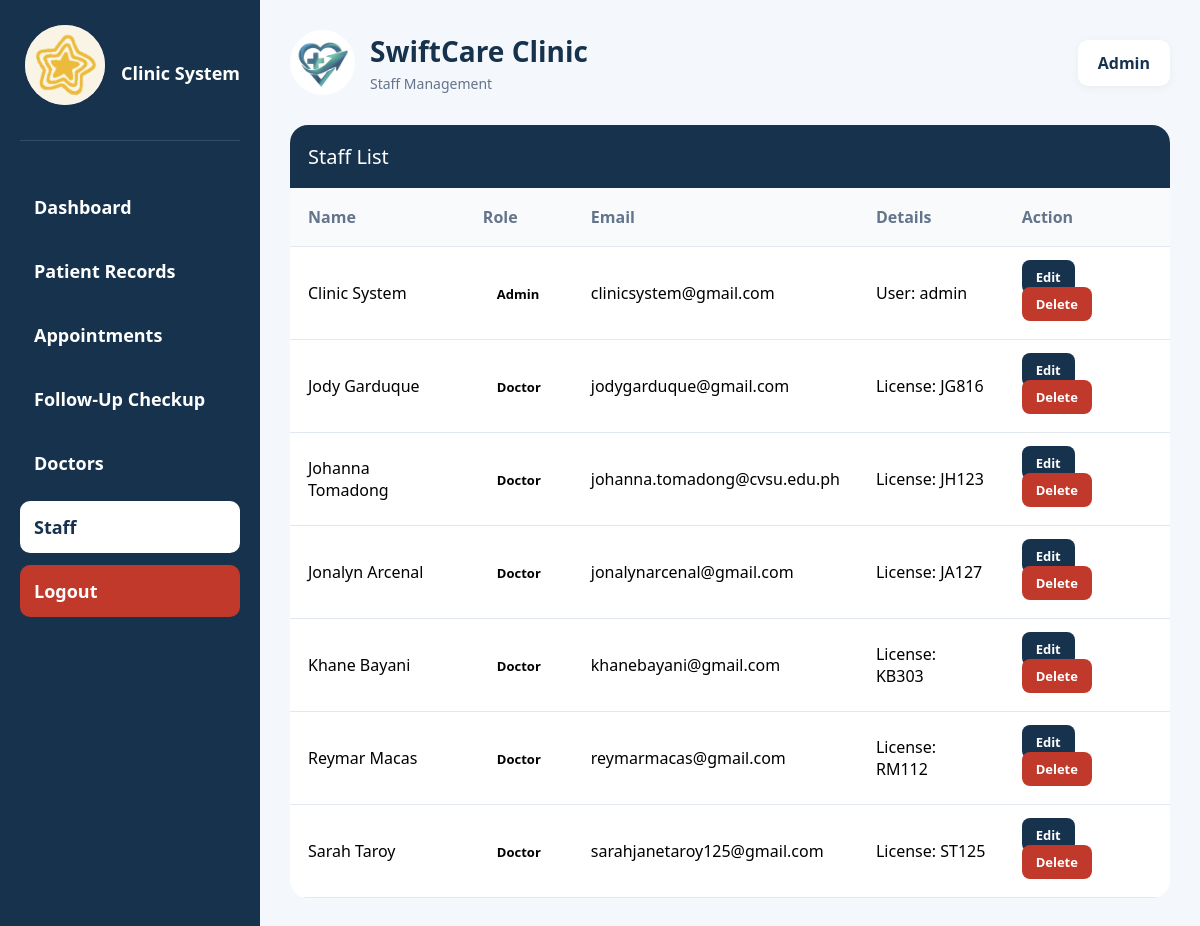
Page /view/admin/admin_staff.php (signed in) on the earlier database version.
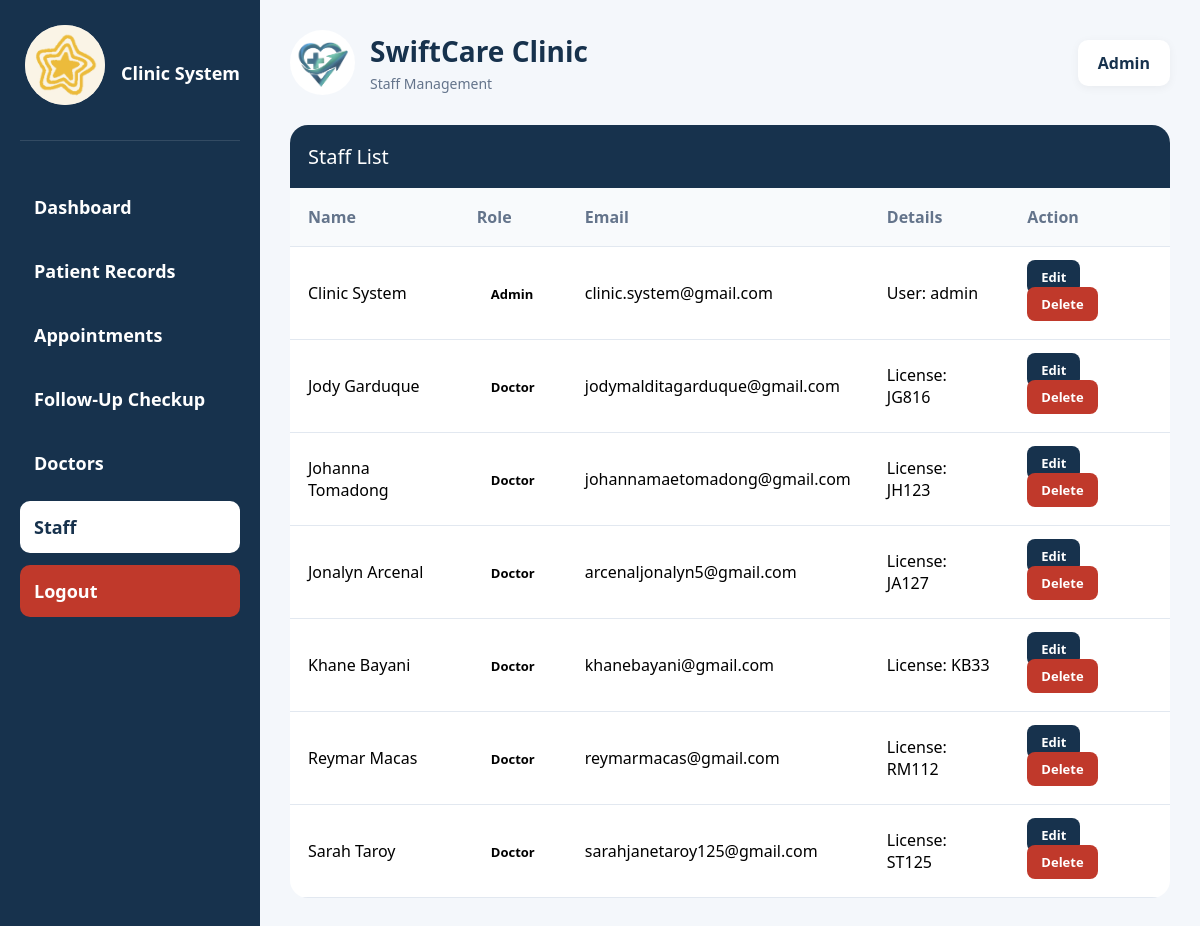
Same page on the later database version.
### tables this page shows
CREATE TABLE `users` (
  `id` int(11) NOT NULL,
  `role` enum('admin','doctor','patient') NOT NULL,
  `first_name` varchar(100) NOT NULL,
  `last_name` varchar(100) NOT NULL,
  `email` varchar(100) NOT NULL,
  `username` varchar(100) DEFAULT NULL,
  `license_number` varchar(50) DEFAULT NULL,
  `schedule_days` varchar(200) DEFAULT NULL,
  `schedule_time_start` varchar(20) DEFAULT NULL,
  `schedule_time_end` varchar(20) DEFAULT NULL,
  `profile_photo` varchar(255) DEFAULT NULL,
  `password` varchar(255) NOT NULL,
  `created_at` timestamp NOT NULL DEFAULT current_timestamp()
);

### model/User.php (called while the page is built, shortened)
<?php
class User {
    private $conn;
    function __construct($db){
        $this->conn = $db;
    }
    function getAllUsers(){
        $query = "SELECT * FROM users ORDER BY role, first_name ASC";
        $stmt = $this->conn->prepare($query);
        $stmt->execute();
        return $stmt;
    }
    function getUserById($id){
        $query = "SELECT * FROM users WHERE id = :id";
        $stmt = $this->conn->prepare($query);
        $stmt->bindParam(":id", $id);
        $stmt->execute();
        return $stmt->fetch(PDO::FETCH_ASSOC);
    }
}

### view/admin/admin_staff.php (the view, shortened to what this page needs)
<?php
require_once 'C:\xampp\htdocs\clinic1\model\User.php';
$database = new Database();
$conn = $database->connect();
$user = new User($conn);
$user_info = $user->getUserById($_SESSION['user_id']);
$users_result = $user->getAllUsers();
$edit_mode = isset($_GET['edit']) && $_GET['edit'] == 1;
$edit_id = $_GET['edit_id'] ?? 0;
$edit_user = $edit_id ? $user->getUserById($edit_id) : null;
?>
<!DOCTYPE html>
<html lang="en">
<head>
    <link rel="stylesheet" href="../css/admin_dashboard.css">
    <link rel="stylesheet" href="../css/admin_patients.css">
    <link rel="stylesheet" href="../css/admin_add_view.css">
    <link rel="stylesheet" href="../css/admin_appointment.css">
</head>
<body>
<div class="dashboard-container">
    <aside class="sidebar">
        <div class="sidebar-top">
            <?php if(!empty($user_info['profile_photo'])): ?>
            <img src="../../uploads/<?php echo $user_info['profile_photo']; ?>" class="profile-circle" style="object-fit: cover;">
            <?php else: ?>
            <div class="profile-circle"></div>
            <?php endif; ?>
            <div class="profile-name">
                <h2><?php echo $_SESSION['name']; ?></h2>
            </div>
        </div>
        <nav class="sidebar-menu">
            <a href="http://localhost/clinic1/view/admin/admin_dashboard.php" class="menu-item">Dashboard</a>
            <a href="http://localhost/clinic1/view/admin/admin_patientRecord.php" class="menu-item">Patient Records</a>
            <a href="http://localhost/clinic1/view/admin/admin_appointments.php" class="menu-item">Appointments</a>
            <a href="http://localhost/clinic1/view/admin/admin_followup.php" class="menu-item">Follow-Up Checkup</a>
            <a href="http://localhost/clinic1/view/admin/admin_doctors.php" class="menu-item">Doctors</a>
            <a href="http://localhost/clinic1/view/admin/admin_staff.php" class="menu-item active">Staff</a>
            <a href="http://localhost/clinic1/controller/logoutController.php" class="menu-item logout-btn" onclick="return confirm('Logout?')">Logout</a>
        </nav>
    </aside>
    <main class="main-content">
        <header class="topbar">
            <div class="topbar-left">
                <img src="http://localhost/clinic1/logo.jpg" class="clinic-logo">
                <div class="clinic-text">
                    <h1>SwiftCare Clinic</h1>
                    <p><?php echo $edit_mode ? 'Edit User' : 'Staff Management'; ?></p>
                </div>
            </div>
            <div class="admin-box">Admin</div>
        </header>
        <section class="table-section">
            <div class="section-header">
                <?php echo $edit_mode ? 'Edit User' : 'Staff List'; ?>
            </div>
            <?php if ($edit_mode && $edit_user): ?>
            <form method="POST" action="http://localhost/clinic1/controller/UserController.php" class="appointment-body">
                <input type="hidden" name="id" value="<?php echo $edit_id; ?>">
                <input type="hidden" name="role" value="<?php echo $edit_user['role']; ?>">
                <div class="form-group">
                    <label>Role</label>
                    <input type="text" value="<?php echo ucfirst($edit_user['role']); ?>" disabled style="background:#f1f5f9;color:#64748b;cursor:not-allowed;border:1px solid #cbd5e1;">
                </div>
                <div class="form-group">
                    <label>First Name <span style="color:red">*</span></label>
                    <input type="text" name="first_name" value="<?php echo $edit_user['first_name']; ?>" required>
                </div>
                <div class="form-group">
                    <label>Last Name <span style="color:red">*</span></label>
                    <input type="text" name="last_name" value="<?php echo $edit_user['last_name']; ?>" required>
                </div>
                <div class="form-group">
                    <label>Email <span style="color:red">*</span></label>
                    <input type="email" name="email" value="<?php echo $edit_user['email']; ?>" required>
                </div>
                <?php if($edit_user['role'] == 'admin'): ?>
                <div class="form-group">
                    <label>Username</label>
                    <input type="text" name="username" value="<?php echo $edit_user['username']; ?>">
                </div>
                <?php else: ?>
                <div class="form-group">
                    <label>License Number</label>
                    <input type="text" name="license_number" value="<?php echo $edit_user['license_number']; ?>">
                </div>
                <div class="form-group">
                    <label>Schedule Days</label>
                    <input type="text" name="schedule_days" value="<?php echo $edit_user['schedule_days']; ?>">
                </div>
                <div class="form-group">
                    <label>Start Time</label>
                    <select name="schedule_time_start">
                        <option value="">Select Start Time</option>
                        <?php $times = ['8:00 AM','9:00 AM','10:00 AM','11:00 AM','12:00 PM','1:00 PM','2:00 PM','3:00 PM']; foreach($times as $t): ?>
                        <option value="<?php echo $t; ?>" <?php echo $edit_user['schedule_time_start']==$t?'selected':''; ?>><?php echo $t; ?></option>
                        <?php endforeach; ?>
                    </select>
                </div>
                <div class="form-group">
                    <label>End Time</label>
                    <select name="schedule_time_end">
                        <option value="">Select End Time</option>
                        <?php $times_end = ['9:00 AM','10:00 AM','11:00 AM','12:00 PM','1:00 PM','2:00 PM','3:00 PM','4:00 PM','5:00 PM','6:00 PM']; foreach($times_end as $t): ?>
                        <option value="<?php echo $t; ?>" <?php echo $edit_user['schedule_time_end']==$t?'selected':''; ?>><?php echo $t; ?></option>
                        <?php endforeach; ?>
                    </select>
                </div>
                <?php endif; ?>
                <div class="view-buttons" style="grid-column: span 2;">
                    <button type="submit" name="updateUser" class="save-btn">Update</button>
                    <a href="http://localhost/clinic1/view/admin/admin_staff.php" class="back-link">Cancel</a>
                </div>
            </form>
            <?php else: ?>
            <table class="appointment-table">
                <thead>
                    <tr>
                        <th>Name</th>
                        <th>Role</th>
                        <th>Email</th>
                        <th>Details</th>
                        <th>Action</th>
                    </tr>
                </thead>
                <tbody>
                    <?php if ($users_result->rowCount() > 0): ?>
                        <?php while ($row = $users_result->fetch(PDO::FETCH_ASSOC)): ?>
                        <tr>
                            <td><?php echo $row['first_name'].' '.$row['last_name']; ?></td>
                            <td><span class="status <?php echo $row['role']; ?>"><?php echo ucfirst($row['role']); ?></span></td>
                            <td><?php echo $row['email']; ?></td>
                            <td>
                                <?php if($row['role'] == 'admin'): ?>
                                User: <?php echo $row['username']; ?>
                                <?php else: ?>
                                License: <?php echo $row['license_number']; ?>
                                <?php endif; ?>
                            </td>
                            <td>
                                <a href="http://localhost/clinic1/view/admin/admin_staff.php?edit=1&edit_id=<?php echo $row['id']; ?>" class="action-btn view-btn">Edit</a>
                                <form method="POST" action="http://localhost/clinic1/controller/UserController.php" style="display:inline;">
                                    <button type="submit" name="deleteUser" class="action-btn delete-btn" onclick="return confirm('Delete user?')">Delete</button>
                                </form>
                            </td>
                        </tr>
                        <?php endwhile; ?>
                    <?php else: ?>
                        <tr>
                            <td colspan="5" style="text-align: center; color: #64748b;">No users found</td>
                        </tr>
                    <?php endif; ?>
                </tbody>
            </table>
            <?php endif; ?>
        </section>
    </main>
</div>
</body>
</html>

### view/css/admin_dashboard.css (style rules this page uses)
* { margin:0; padding:0; box-sizing:border-box; font-family:"Segoe UI", sans-serif; }
body { background:#f4f7fb; }
.dashboard-container { display:flex; min-height:100vh; }
.sidebar { width:260px; background:#17324d; color:white; padding:25px 20px; }
.sidebar-top { display:flex; align-items:center; gap:12px; text-align:left; padding-bottom:20px; border-bottom:1px solid rgba(255,255,255,0.12); }
.profile-circle { width:80px; height:80px; border-radius:50%; background:#d9d9d9; margin:auto; margin-bottom:15px; }
.profile-name h2 { font-size:18px; }
.sidebar-menu { margin-top:40px; display:flex; flex-direction:column; gap:12px; }
.menu-item { text-decoration:none; color:white; padding:14px; border-radius:10px; transition:0.3s; display:block; border:none; background:none; width:100%; text-align:left; cursor:pointer; font-size:18px; font-weight:600; }
.active { background:white; color:#17324d; font-weight:bold; }
.logout-btn { background:#c0392b; }
.main-content { flex:1; padding:30px; }
.topbar { display:flex; justify-content:space-between; align-items:center; margin-bottom:30px; }
.topbar-left { display:flex; align-items:center; gap:15px; }
.clinic-logo { width:65px; height:65px; object-fit:cover; border-radius:50%; background:white; padding:5px; }
.clinic-text h1 { font-size:28px; color:#17324d; margin-bottom:4px; }
.clinic-text p { color:#64748b; font-size:14px; }
.admin-box { background:white; padding:12px 20px; border-radius:10px; font-weight:600; color: #17324d; box-shadow: 0 2px 10px rgba(0,0,0,0.05); }
.table-section { background:white; border-radius:18px; overflow:hidden; }
.section-header { background:#17324d; color:white; padding:18px; font-size:20px; }
.appointment-table { width:100%; border-collapse:collapse; }
.appointment-table th, .appointment-table td { padding:18px; border-bottom:1px solid #e2e8f0; text-align:left; }
.appointment-table th { background:#f8fafc; color:#64748b; }
.status { padding:6px 14px; border-radius:20px; font-size:13px; font-weight:bold; }

### view/css/admin_patients.css (style rules this page uses)
.delete-btn { background: #c0392b; color: white; border: none; padding: 14px 24px; border-radius: 10px; cursor: pointer; font-weight: 600; }
.action-btn { padding: 8px 14px; border-radius: 8px; font-weight: 600; font-size: 13px; transition: 0.3s; border: none; cursor: pointer; margin-right: 5px; text-decoration: none; }
.view-btn { background: #17324d; color: white; }

Differences in the rows shown:
changed users "Clinic": email "clinicsystem@gmail.com" → "clinic.system@gmail.com"
changed users "Jody": email "jodygarduque@gmail.com" → "jodymalditagarduque@gmail.com"
changed users "Johanna": email "johanna.tomadong@cvsu.edu.ph" → "johannamaetomadong@gmail.com"
changed users "Jonalyn": email "jonalynarcenal@gmail.com" → "arcenaljonalyn5@gmail.com"
changed users "Khane": license_number "KB303" → "KB33"
